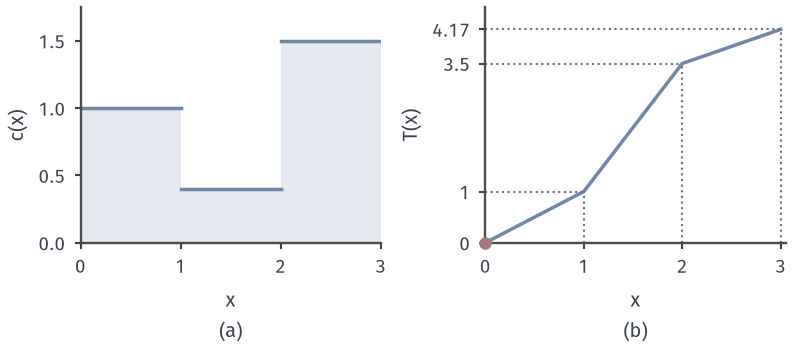

This figure's Python source:
from pathlib import Path
import sys
ROOT = next(p for p in Path(__file__).resolve().parents if (p/"build.sh").is_file() and (p/"tex/book.tex").is_file())
sys.path.insert(0, str(ROOT/"figures/06-differential-equations/02-partial-differential-equations/matplotlib/hj-common"))
from hj_common import *
HERE = Path(__file__).resolve().parent
# Target: 1D arrival time T(x)=int_0^x ds/c(s) for a piecewise-constant speed; slope of T is 1/c.
fig, axs = figure(width_mm=112, height_mm=50, ncols=2)
def c(x): return np.where(x<1,1.0,np.where(x<2,0.4,1.5))
def T(x): return np.where(x<1,x,np.where(x<2,1+(x-1)/0.4,3.5+(x-2)/1.5))
X=np.linspace(0,3,1201)
ax=axs[0]; style(ax)
for a,b in [(0,1),(1,2),(2,3)]:
    Y=np.array([c(np.array((a+b)/2))]*2); ax.plot([a,b],Y,color=BLUE,lw=1.4)
    ax.fill_between([a,b],0,Y,color=BLUE_FILL,lw=0)
ax.set_xlim(0,3); ax.set_ylim(0,1.75); ax.set_xticks([0,1,2,3]); ax.set_ylabel('$c(x)$'); sub(ax,'a','$x$')
ax=axs[1]; style(ax)
ax.plot(X,T(X),color=BLUE,lw=1.4)
ax.plot([0],[0],'o',ms=4,color=RED,clip_on=False,zorder=5)
for x0 in (1,2,3):
    ax.plot([x0,x0],[0,float(T(np.array(x0)))],color=MUTED,lw=.85,ls=':')
    ax.plot([0,x0],[float(T(np.array(x0)))]*2,color=MUTED,lw=.85,ls=':')
ax.set_xlim(0,3.05); ax.set_ylim(0,4.6); ax.set_xticks([0,1,2,3]); ax.set_yticks([0,1,3.5,4.17],['0','1','3.5','4.17']); ax.set_ylabel('$T(x)$'); sub(ax,'b','$x$')
save(fig,HERE,'figure',{'formula':'c=1,0.4,1.5 on [0,1),[1,2),[2,3]; T=int ds/c'})
